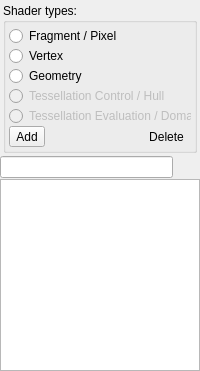
       <widget class="QWidget" name="pgShaders">
        <layout class="QVBoxLayout" name="verticalLayout_7">
         <property name="spacing">
          <number>0</number>
         </property>
         <property name="margin">
          <number>0</number>
         </property>
         <item>
          <layout class="QVBoxLayout" name="verticalLayout_9">
           <property name="margin">
            <number>3</number>
           </property>
           <item>
            <widget class="QGroupBox" name="groupBox">
             <property name="title">
              <string>Shader types:</string>
             </property>
             <layout class="QVBoxLayout" name="verticalLayout_8">
              <property name="spacing">
               <number>0</number>
              </property>
              <property name="margin">
               <number>3</number>
              </property>
              <item>
               <widget class="QRadioButton" name="radioButton">
                <property name="sizePolicy">
                 <sizepolicy hsizetype="Ignored" vsizetype="Fixed">
                  <horstretch>0</horstretch>
                  <verstretch>0</verstretch>
                 </sizepolicy>
                </property>
                <property name="text">
                 <string>Fragment / Pixel</string>
                </property>
               </widget>
              </item>
              <item>
               <widget class="QRadioButton" name="radioButton_2">
                <property name="sizePolicy">
                 <sizepolicy hsizetype="Ignored" vsizetype="Fixed">
                  <horstretch>0</horstretch>
                  <verstretch>0</verstretch>
                 </sizepolicy>
                </property>
                <property name="text">
                 <string>Vertex</string>
                </property>
               </widget>
              </item>
              <item>
               <widget class="QRadioButton" name="radioButton_3">
                <property name="sizePolicy">
                 <sizepolicy hsizetype="Ignored" vsizetype="Fixed">
                  <horstretch>0</horstretch>
                  <verstretch>0</verstretch>
                 </sizepolicy>
                </property>
                <property name="text">
                 <string>Geometry</string>
                </property>
               </widget>
              </item>
              <item>
               <widget class="QRadioButton" name="radioButton_4">
                <property name="enabled">
                 <bool>false</bool>
                </property>
                <property name="sizePolicy">
                 <sizepolicy hsizetype="Ignored" vsizetype="Fixed">
                  <horstretch>0</horstretch>
                  <verstretch>0</verstretch>
                 </sizepolicy>
                </property>
                <property name="text">
                 <string>Tessellation Control / Hull</string>
                </property>
               </widget>
              </item>
              <item>
               <widget class="QRadioButton" name="radioButton_5">
                <property name="enabled">
                 <bool>false</bool>
                </property>
                <property name="sizePolicy">
                 <sizepolicy hsizetype="Ignored" vsizetype="Fixed">
                  <horstretch>0</horstretch>
                  <verstretch>0</verstretch>
                 </sizepolicy>
                </property>
                <property name="text">
                 <string>Tessellation Evaluation / Domain</string>
                </property>
               </widget>
              </item>
              <item>
               <widget class="QWidget" name="AddRemove_3" native="true">
                <property name="sizePolicy">
                 <sizepolicy hsizetype="Expanding" vsizetype="Fixed">
                  <horstretch>0</horstretch>
                  <verstretch>0</verstretch>
                 </sizepolicy>
                </property>
                <layout class="QVBoxLayout" name="verticalLayout_11">
                 <property name="spacing">
                  <number>0</number>
                 </property>
                 <property name="margin">
                  <number>0</number>
                 </property>
                 <item>
                  <layout class="QHBoxLayout" name="horizontalLayout_7">
                   <property name="spacing">
                    <number>1</number>
                   </property>
                   <item>
                    <widget class="QToolButton" name="toolButton_3">
                     <property name="text">
                      <string>Add</string>
                     </property>
                     <property name="icon">
                      <iconset resource="../sharedcode/resources.qrc">
                       <normaloff>:/resources/RES/ffficons/add.png</normaloff>:/resources/RES/ffficons/add.png</iconset>
                     </property>
                     <property name="toolButtonStyle">
                      <enum>Qt::ToolButtonTextBesideIcon</enum>
                     </property>
                    </widget>
                   </item>
                   <item>
                    <spacer name="horizontalSpacer_4">
                     <property name="orientation">
                      <enum>Qt::Horizontal</enum>
                     </property>
                     <property name="sizeHint" stdset="0">
                      <size>
                       <width>40</width>
                       <height>20</height>
                      </size>
                     </property>
                    </spacer>
                   </item>
                   <item>
                    <widget class="QToolButton" name="toolButton_4">
                     <property name="text">
                      <string>Delete</string>
                     </property>
                     <property name="icon">
                      <iconset resource="../sharedcode/resources.qrc">
                       <normaloff>:/resources/RES/ffficons/delete.png</normaloff>:/resources/RES/ffficons/delete.png</iconset>
                     </property>
                     <property name="autoRaise">
                      <bool>true</bool>
                     </property>
                    </widget>
                   </item>
                  </layout>
                 </item>
                </layout>
               </widget>
              </item>
             </layout>
            </widget>
           </item>
          </layout>
         </item>
         <item>
          <layout class="QHBoxLayout" name="searchboxLayout_3">
           <property name="spacing">
            <number>3</number>
           </property>
           <item>
            <widget class="QLineEdit" name="searchbox_3"/>
           </item>
           <item>
            <widget class="QToolButton" name="searchboxClear_3">
             <property name="text">
              <string/>
             </property>
             <property name="icon">
              <iconset resource="../sharedcode/resources.qrc">
               <normaloff>:/resources/RES/clear_left.png</normaloff>:/resources/RES/clear_left.png</iconset>
             </property>
             <property name="autoRaise">
              <bool>true</bool>
             </property>
            </widget>
           </item>
          </layout>
         </item>
         <item>
          <widget class="QListWidget" name="listWidget">
           <property name="sizePolicy">
            <sizepolicy hsizetype="Ignored" vsizetype="Expanding">
             <horstretch>0</horstretch>
             <verstretch>0</verstretch>
            </sizepolicy>
           </property>
          </widget>
         </item>
        </layout>
       </widget>
